Frame 1 (no input): blank canvas, image omitted
Frame 60 (no input): blank canvas, image omitted
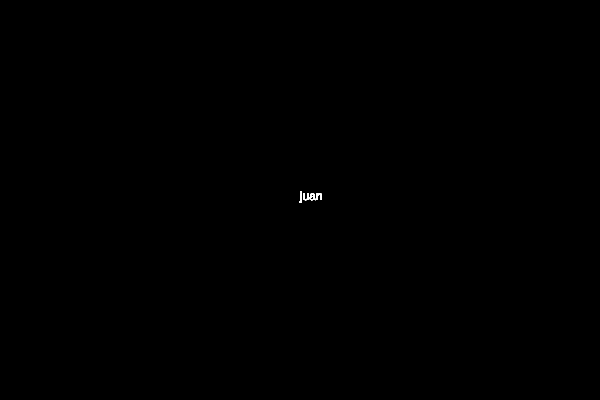
Frame 120 (the mouse pressed at the canvas centre since frame 60)

The p5.js sketch whose frames 1 and 60 were blank and that drew this single picture after the mouse press (run headless with seeded random() and noise() and a simulated clock; from frame 60 on, the mouse is pressed at the canvas centre):

// p5.js sketch
// ── sketch.js
function setup() {
  createCanvas(600, 400);
  background(0);
}

function draw() {
  fill(255);
  text("juan", mouseX, mouseY);
}
function mousePressed() {
  background(0);
}
